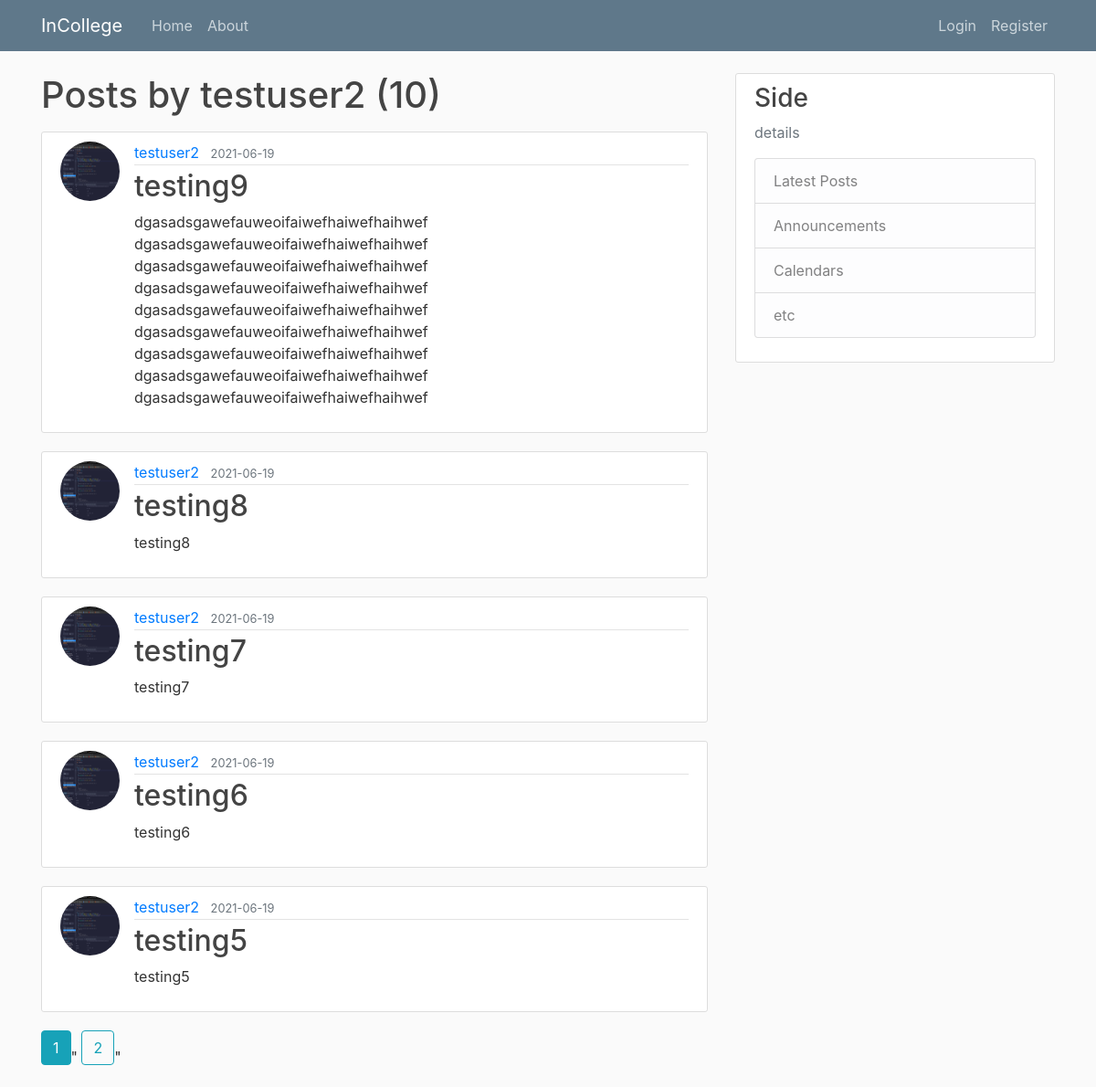
/user/testuser2, run on the app's committed database.
### incollege/models.py (models this page shows, shortened)
class User(db.Model, UserMixin):
    id = db.Column(db.Integer, primary_key=True)
    username = db.Column(db.String(20), unique=True, nullable=False)
    fname = db.Column(db.String(20), nullable=False)
    lname = db.Column(db.String(20), nullable=False)
    image_file = db.Column(db.String(20), nullable=False, default='default.jpg')
    password = db.Column(db.String(60), nullable=False)
    posts = db.relationship('Post', backref='author', lazy=True)
    friend = db.relationship('User',
            secondary = friends,
            primaryjoin = (friends.c.user_id == id),
            secondaryjoin = (friends.c.friend_id == id),
            lazy = 'dynamic')

class Post(db.Model):
    id = db.Column(db.Integer, primary_key=True)
    title = db.Column(db.String(100), nullable=False)
    date_posted = db.Column(db.DateTime, nullable=False, default=datetime.utcnow)
    content = db.Column(db.Text, nullable=False)
    user_id = db.Column(db.Integer, db.ForeignKey('user.id'), nullable=False)

### incollege/routes.py (the view)
@app.route('/user/<string:username>')
def user_posts(username):
    page = request.args.get('page', 1, type=int)
    user= User.query.filter_by(username=username).first_or_404()
    posts = Post.query.filter_by(author=user).order_by(Post.date_posted.desc()).paginate(page=page, per_page=5)
    return render_template('user_posts.html', posts=posts, user=user)

### incollege/templates/user_posts.html (shortened to what this page needs)
{% extends "layout.html" %}
{% block content %}
    <h1 class="mb-3">Posts by {{ user.username }} ({{ posts.total }})</h1>
    {% for post in posts.items %}
        <article class="media content-section">
            <img class="rounded-circle article-img" src="{{ url_for('static', filename='profile_pics/' + post.author.image_file) }}">
            <div class="media-body">
                <div class="article-metadata">
                    <a class="mr-2" href="{{ url_for('user_posts', username=post.author.username) }}">{{ post.author.username }}</a>
                    <small class="text-muted">{{ post.date_posted.strftime('%Y-%m-%d') }}</small>
                </div>
                <h2><a class="article-title" href="{{ url_for('post', post_id=post.id) }}">{{ post.title }}</a></h2>
                <p class="article-content">{{ post.content }}</p>
            </div>
        </article>
    {% endfor %}
    {% for page_num in posts.iter_pages(left_edge=1, right_edge=1, left_current=1, right_current=2) %}
        {% if page_num %}
            {% if posts.page == page_num %}
                <a class="btn btn-info mb-4" href="{{ url_for('user_posts', username=user.username, page=page_num) }}">{{ page_num }}</a>"
            {% else %}
                <a class="btn btn-outline-info mb-4" href="{{ url_for('user_posts', username=user.username, page=page_num) }}">{{ page_num }}</a>"
            {% endif %}
        {% endif %}
    {% endfor %}
{% endblock content %}

### incollege/templates/layout.html (shortened to what this page needs)
<!DOCTYPE html>
<html lang="en">
<head>
    <link rel="stylesheet" href="https://maxcdn.bootstrapcdn.com/bootstrap/4.0.0/css/bootstrap.min.css">
    <link rel="stylesheet" type="text/css" href="{{url_for('static', filename='main.css')}}">
</head>
<body>
    <header class="site-header">
        <nav class="navbar navbar-expand-md navbar-dark bg-steel fixed-top">
            <div class="container">
            <a class="navbar-brand mr-4" href="/">InCollege</a>
            <div class="collapse navbar-collapse" id="navbarToggle">
                <div class="navbar-nav mr-auto">
                    <a class="nav-item nav-link" href="{{url_for('home')}}">Home</a>
                    <a class="nav-item nav-link" href="{{url_for('about')}}">About</a>
                </div>
                <div class="navbar-nav">
                    {% if current_user.is_authenticated %}
                        <a class="nav-item nav-link" href="{{url_for('new_post')}}">New Post</a>
                        <a class="nav-item nav-link" href="{{url_for('profile')}}">Profile</a>
                        <a class="nav-item nav-link" href="{{url_for('logout')}}">Logout</a>
                    {% else %}
                        <a class="nav-item nav-link" href="{{url_for('login')}}">Login</a>
                        <a class="nav-item nav-link" href="{{url_for('register')}}">Register</a>
                    {% endif %}
                </div>
            </div>
            </div>
        </nav>
    </header>
    <main role="main" class="container">
        <div class="row">
            <div class="col-md-8">
                {% block content %}{% endblock %}
            </div>
            <div class="col-md-4">
            <div class="content-section">
                <h3>Side</h3>
                <p class='text-muted'>details
                <ul class="list-group">
                    <li class="list-group-item list-group-item-light">Latest Posts</li>
                    <li class="list-group-item list-group-item-light">Announcements</li>
                    <li class="list-group-item list-group-item-light">Calendars</li>
                    <li class="list-group-item list-group-item-light">etc</li>
                </ul>
                </p>
            </div>
            </div>
        </div>
    </main>
</body>
</html>

### incollege/static/main.css (style rules this page uses)
body { background: #fafafa; color: #333333; margin-top: 5rem; }
h1, h2, h3, h4, h5, h6 { color: #444444; }
.bg-steel { background-color: #5f788a; }
.site-header .navbar-nav .nav-link { color: #cbd5db; }
.content-section { background: #ffffff; padding: 10px 20px; border: 1px solid #dddddd; border-radius: 3px; margin-bottom: 20px; }
.article-title { color: #444444; }
.article-content { white-space: pre-line; }
.article-img { height: 65px; width: 65px; margin-right: 16px; }
.article-metadata { padding-bottom: 1px; margin-bottom: 4px; border-bottom: 1px solid #e3e3e3 }

### data on the page
User: username "testuser2"
Post: image_file (picture), author.username "testuser2", date_posted "2021-06-19", title "testing9", content "dgasadsgawefauweoifaiwefhaiwefhaihwef dgasadsgawefauweoifaiwefhaiwefhaihwef dgasadsgawefauweoifaiwefhaiwefhaihwef dgasadsgawefauweoifaiwefhaiwefhaihwef dgasadsgawefauweoifaiwefhaiwefhaihwef dgasadsgawefauweoifaiwefhaiwefhaihwef dgasadsgawefauweoifaiwefhaiwefhaihwef dgasadsgawefauweoifaiwefhaiwefhaihwef dgasadsgawefauweoifaiwefhaiwefhaihwef"
Post: image_file (picture), author.username "testuser2", date_posted "2021-06-19", title "testing8", content "testing8"
Post: image_file (picture), author.username "testuser2", date_posted "2021-06-19", title "testing7", content "testing7"
Post: image_file (picture), author.username "testuser2", date_posted "2021-06-19", title "testing6", content "testing6"
Post: image_file (picture), author.username "testuser2", date_posted "2021-06-19", title "testing5", content "testing5"

### other printed values
{{ posts.total }} "10"
{{ page_num }} "1"
{{ page_num }} "2"
